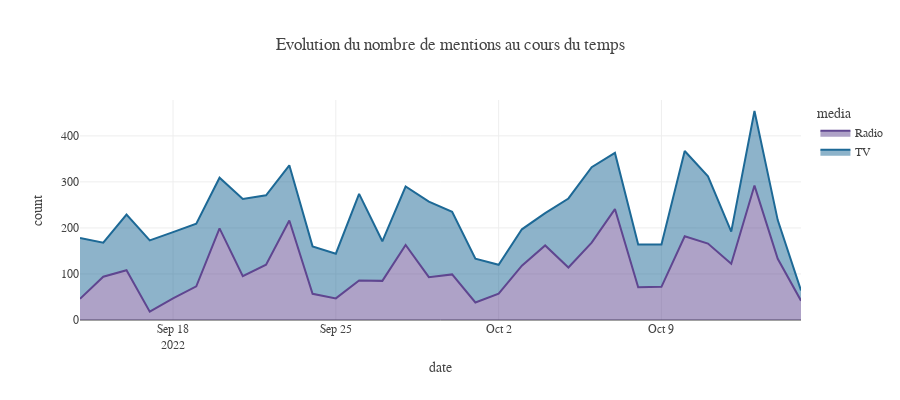

Here is the notebook cell this chart was saved with:
### Code cell
show_mentions_over_time(data,freq = "D",split = "media",kind = "area")

### Figure 1 — Plotly figure (JSON) as saved in the notebook; plotly's stock layout.template omitted (floating-point values rounded to 4 significant figures)
{"data": [{"fillpattern": {"shape": ""}, "hovertemplate": "media=Radio<br>date=%{x}<br>count=%{y}<extra></extra>", "legendgroup": "Radio", "line": {"color": "rgb(95, 70, 144)"}, "marker": {"symbol": "circle"}, "mode": "lines", "name": "Radio", "orientation": "v", "showlegend": true, "stackgroup": "1", "type": "scatter", "x": ["2022-09-14T00:00:00", "2022-09-15T00:00:00", "2022-09-16T00:00:00", "2022-09-17T00:00:00", "2022-09-18T00:00:00", "2022-09-19T00:00:00", "2022-09-20T00:00:00", "2022-09-21T00:00:00", "2022-09-22T00:00:00", "2022-09-23T00:00:00", "2022-09-24T00:00:00", "2022-09-25T00:00:00", "2022-09-26T00:00:00", "2022-09-27T00:00:00", "2022-09-28T00:00:00", "2022-09-29T00:00:00", "2022-09-30T00:00:00", "2022-10-01T00:00:00", "2022-10-02T00:00:00", "2022-10-03T00:00:00", "2022-10-04T00:00:00", "2022-10-05T00:00:00", "2022-10-06T00:00:00", "2022-10-07T00:00:00", "2022-10-08T00:00:00", "2022-10-09T00:00:00", "2022-10-10T00:00:00", "2022-10-11T00:00:00", "2022-10-12T00:00:00", "2022-10-13T00:00:00", "2022-10-14T00:00:00", "2022-10-15T00:00:00"], "xaxis": "x", "y": [46, 94, 108, 18, 47, 73, 199, 95, 120, 216, 57, 47, 86, 85, 163, 93, 99, 38, 57, 118, 162, 114, 168, 241, 71, 72, 182, 166, 122, 292, 133, 42], "yaxis": "y"}, {"fillpattern": {"shape": ""}, "hovertemplate": "media=TV<br>date=%{x}<br>count=%{y}<extra></extra>", "legendgroup": "TV", "line": {"color": "rgb(29, 105, 150)"}, "marker": {"symbol": "circle"}, "mode": "lines", "name": "TV", "orientation": "v", "showlegend": true, "stackgroup": "1", "type": "scatter", "x": ["2022-09-14T00:00:00", "2022-09-15T00:00:00", "2022-09-16T00:00:00", "2022-09-17T00:00:00", "2022-09-18T00:00:00", "2022-09-19T00:00:00", "2022-09-20T00:00:00", "2022-09-21T00:00:00", "2022-09-22T00:00:00", "2022-09-23T00:00:00", "2022-09-24T00:00:00", "2022-09-25T00:00:00", "2022-09-26T00:00:00", "2022-09-27T00:00:00", "2022-09-28T00:00:00", "2022-09-29T00:00:00", "2022-09-30T00:00:00", "2022-10-01T00:00:00", "2022-10-02T00:00:00", "2022-10-03T00:00:00", "2022-10-04T00:00:00", "2022-10-05T00:00:00", "2022-10-06T00:00:00", "2022-10-07T00:00:00", "2022-10-08T00:00:00", "2022-10-09T00:00:00", "2022-10-10T00:00:00", "2022-10-11T00:00:00", "2022-10-12T00:00:00", "2022-10-13T00:00:00", "2022-10-14T00:00:00", "2022-10-15T00:00:00"], "xaxis": "x", "y": [132, 74, 121, 155, 144, 136, 110, 168, 151, 120, 103, 97, 188, 86, 127, 164, 136, 95, 63, 79, 70, 150, 164, 122, 93, 92, 185, 146, 70, 162, 84, 22], "yaxis": "y"}], "layout": {"height": 400, "legend": {"title": {"text": "media"}, "tracegroupgap": 0}, "title": {"text": "Evolution du nombre de mentions au cours du temps"}, "xaxis": {"anchor": "y", "domain": [0, 1], "title": {"text": "date"}}, "yaxis": {"anchor": "x", "domain": [0, 1], "title": {"text": "count"}}}}
